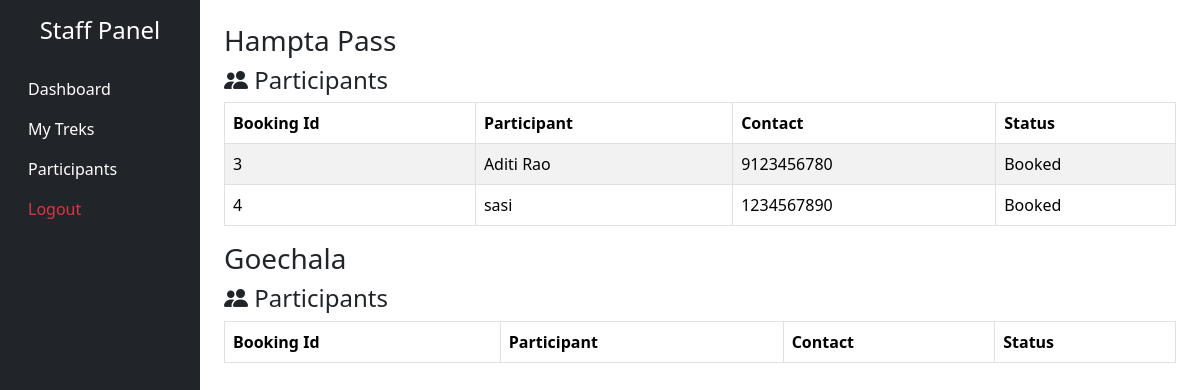
The app's page /staff/participants (signed in) with its own data.
### app.py (models this page shows)
class Trek(db.Model) :
    __tablename__="trek"
    id = db.Column(db.Integer, primary_key=True)
    trek_name = db.Column(db.String(100), nullable=False)
    location = db.Column(db.String(500), nullable=False)
    difficulty = db.Column(db.String(20), nullable=False) # Easy / Moderate / Hard
    duration = db.Column(db.Integer, nullable=False)  # In Days
    available_slots = db.Column(db.Integer, nullable=False)
    total_slots = db.Column(db.Integer, nullable=False)
    start_date = db.Column(db.Date, nullable=False)
    end_date = db.Column(db.Date, nullable=False)
    desc = db.Column(db.Text)
    status = db.Column(db.String(50), nullable=False)
    assigned_staff_id = db.Column(db.Integer , db.ForeignKey("user.id"))
    bookings = db.relationship("Booking")
    staff = db.relationship("User",foreign_keys=[assigned_staff_id])

class Booking(db.Model) :
    __tablename__="booking"
    id = db.Column(db.Integer, primary_key=True)
    user_id = db.Column(db.Integer, db.ForeignKey("user.id"), nullable=False)
    trek_id = db.Column(db.Integer, db.ForeignKey("trek.id"), nullable=False)
    booking_date = db.Column(db.Date, nullable=False)
    status = db.Column(db.String(50), default="Pending")
    user = db.relationship('User')
    trek = db.relationship('Trek')

class User(db.Model) :
    __tablename__ = "user"
    id = db.Column(db.Integer, primary_key=True)
    name = db.Column(db.String(100), nullable=False)
    email = db.Column(db.String(100), unique=True, nullable=False)
    password = db.Column(db.String(250), nullable=False)
    role = db.Column(db.String(15), nullable=False)
    contact = db.Column(db.String(15), nullable=False)
    approved = db.Column(db.Boolean, default=False)
    blacklisted = db.Column(db.Boolean, default=False)

### app.py (the view)
@app.route("/staff/participants")
def participants():
    if "user_id" not in session or session.get("user_role") != "staff":
        return redirect(url_for("login"))
    treks = Trek.query.filter_by(assigned_staff_id=session['user_id']).all()
    participants = {}
    for trek in treks:
        participants[trek.id] = Booking.query.filter_by(trek_id=trek.id).all()
    return render_template('staff/participants.html', treks=treks, User=User, Booking=Booking)

### app.py (called while the page is built)
@app.after_request  ##----->>>> for the website cache memory to be flused out
def add_header(response):
    response.headers["Cache-Control"] = "no-cache, no-store, must-revalidate"
    response.headers["Pragma"] = "no-cache"
    response.headers["Expires"] = "0"
    return response

### templates/staff/participants.html (shortened to what this page needs)
{% extends 'base.html' %}
{% block body %}
<div class="container-fluid">
    <div class="row">
        <div class="col-md-2 bg-dark min-vh-100">
            <h4 class="text-white text-center mt-3">
                Staff Panel
            </h4>
            <div class="nav flex-column mt-4">
                <a href="{{url_for('staff_dashboard')}}" class="nav-link text-white">
                    Dashboard
                </a>
                <a href="{{url_for('assigned_treks')}}" class="nav-link text-white">
                    My Treks
                </a>
                <a href="{{url_for('participants')}}" class="nav-link text-white">
                    Participants
                </a>
                <a href="{{url_for('logout')}}" class="nav-link text-danger">
                    Logout
                </a>
            </div>
        </div>
        <div class="col-md-10">
            <div class="container mt-4">
                {% for trek in treks %}
                <h3>{{trek.trek_name}}</h3>
                <h4 class="col-md-6"><i class="bi bi-people-fill"></i> Participants</h4>
                <table class="table table-bordered table-hover table-striped">
                    <thead>
                        <tr>
                            <th scope="col">Booking Id</th>
                            <th scope="col">Participant</th>
                            <th scope="col">Contact</th>
                            <th scope="col">Status</th>
                        </tr>
                    </thead>
                    <tbody>
                        {% for booking in Booking.query.filter_by(trek_id=trek.id).all() %}
                        {% set user = User.query.filter_by(id=booking.user_id).first() %}
                        <tr>
                            <td>{{booking.id}}</td>
                            <td>{{user.name}}</td>
                            <td>{{user.contact}}</td>
                            <td>{{booking.status}}</td>
                        </tr>
                        {% endfor %}
                    </tbody>
                </table>
                {% endfor %}
            </div>
        </div>
    </div>
</div>
{% endblock %}

### templates/base.html (style rules this page uses)
.nav-link { transition:0.3s; }

### records on screen
Trek: trek_name "Hampta Pass"
Booking: id "3", status "Booked"
User: name "Aditi Rao", contact "9123456780"
Booking: id "4", status "Booked"
User: name "sasi", contact "1234567890"
Trek: trek_name "Goechala"
